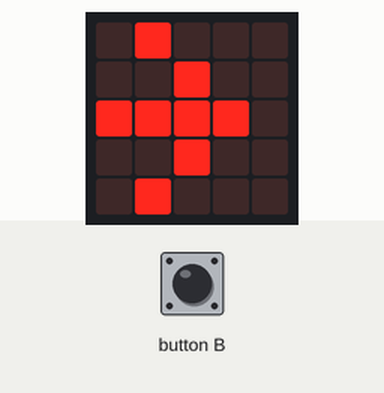
A program run on a simulated BBC micro:bit (MakeCode). Shown: the board's 5×5 LED display. The inputs (shaded band) are chosen by the test bench. Random numbers come from a fixed seed.

Above: at 10.0 s.
10.1 s: button B pressed for 0.15 s
At 11.4 s:
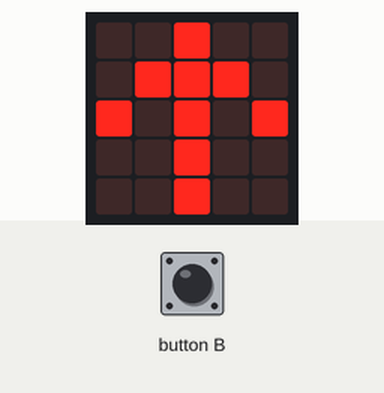
11.7 s: button B pressed 5 times (0.12 s each, 0.3 s apart)
At 12.02 s:
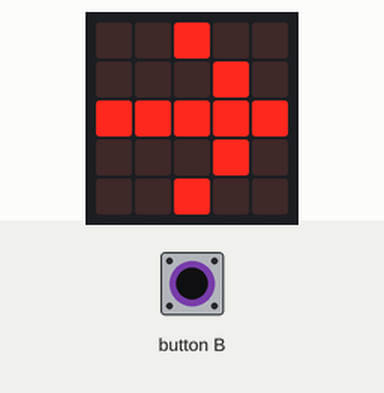
At 13.8 s:
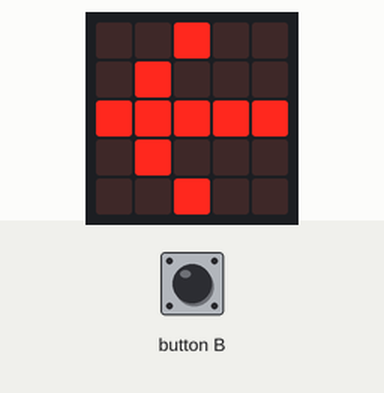
Timing chart, 0 to 15.3 s (numbered marks = the images above; inputs shaded):
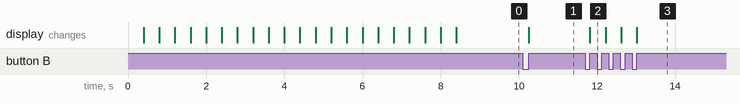

Measured:
- after the input at 10.1 s, the display: changes after 0.15 s (image 1)
- after the input at 11.7 s, the display: changes after 0.12 s (image 2)

The program:

main.ts
```typescript
input.onButtonPressed(Button.B, function () {
    hånd = randint(0, 3)
    if (hånd == 0) {
        basic.showLeds(`
            . . # . .
            . . . # .
            # # # # #
            . . . # .
            . . # . .
            `)
    } else if (hånd == 1) {
        basic.showLeds(`
            . . # . .
            . # # # .
            # . # . #
            . . # . .
            . . # . .
            `)
    } else if (hånd == 2) {
        basic.showLeds(`
            . . # . .
            . . # . .
            # . # . #
            . # # # .
            . . # . .
            `)
    } else {
        basic.showLeds(`
            . . # . .
            . # . . .
            # # # # #
            . # . . .
            . . # . .
            `)
    }
})
let hånd = 0
for (let index = 0; index < 11; index++) {
    basic.showLeds(`
        . . # . .
        . . . # .
        # # # # #
        . . . # .
        . . # . .
        `)
    basic.showLeds(`
        . # . . .
        . . # . .
        # # # # .
        . . # . .
        . # . . .
        `)
}
```

test.ts
```typescript
// test ender her, dette bliver ikke kompileret, når denne pakke bruges som en udvidelse.
```
